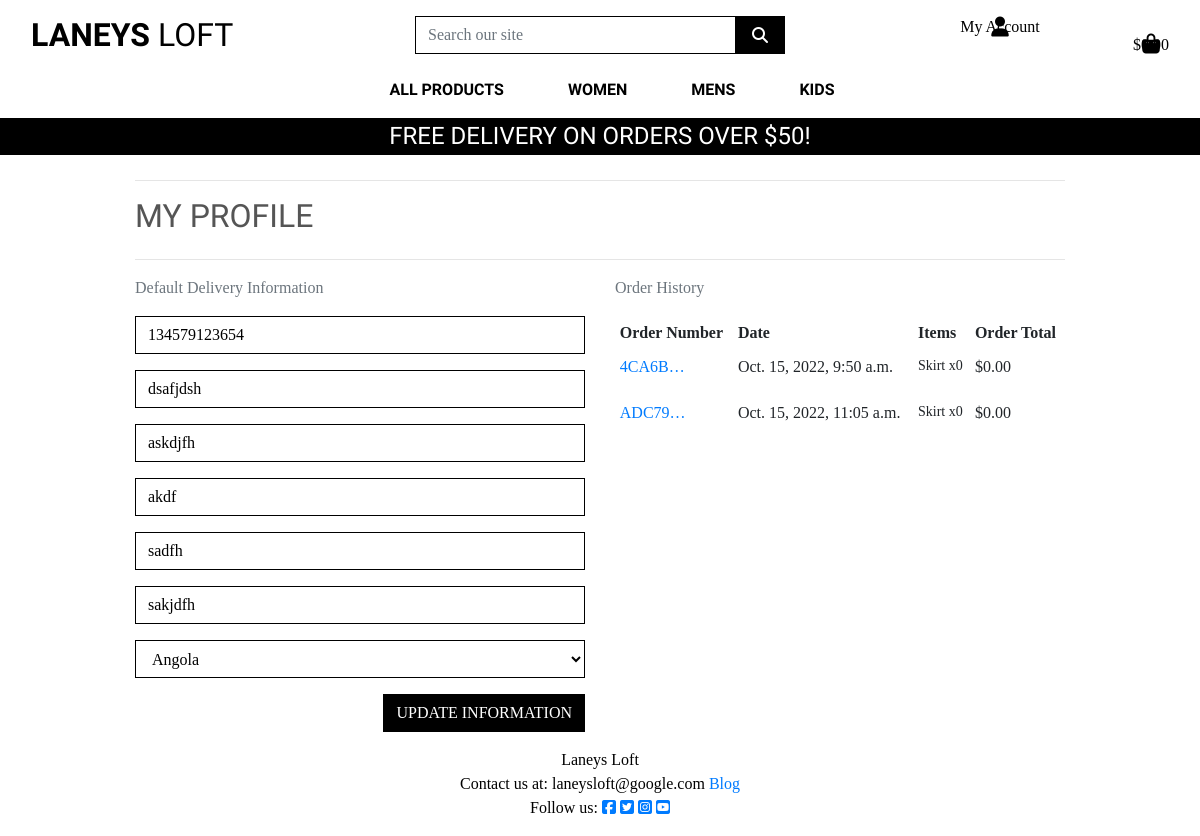
Before: /profiles/ (signed in) with the older database file.
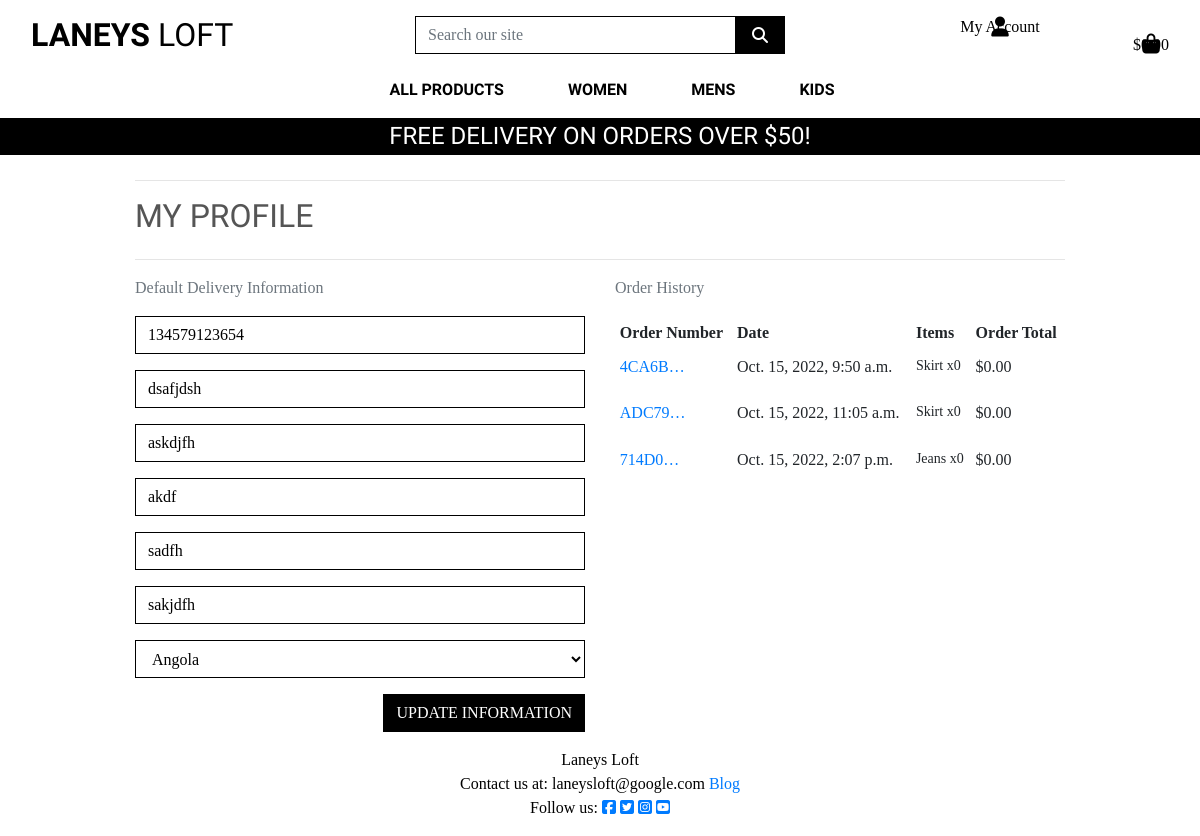
After: the same page with the newer database file.
### profiles/models.py (models this page shows, shortened)
class UserProfile(models.Model):
    user = models.OneToOneField(User, on_delete=models.CASCADE)
    default_phone_number = models.CharField(max_length=20, null=True, blank=True)
    default_street_address1 = models.CharField(max_length=80, null=True, blank=True)
    default_street_address2 = models.CharField(max_length=80, null=True, blank=True)
    default_town_or_city = models.CharField(max_length=40, null=True, blank=True)
    default_county = models.CharField(max_length=80, null=True, blank=True)
    default_postcode = models.CharField(max_length=20, null=True, blank=True)
    default_country =   CountryField(blank_label='Country', null=True, blank=True)

### checkout/models.py (models this page shows, shortened)
class Order(models.Model):
    order_number = models.CharField(max_length=32, null=False, editable=False)
    user_profile = models.ForeignKey(UserProfile, on_delete=models.SET_NULL,
                                     null=True, blank=True,
                                     related_name='orders')
    full_name = models.CharField(max_length=50, null=False, blank=False)
    email = models.EmailField(max_length=254, null=False, blank=False)
    phone_number = models.CharField(max_length=20, null=False, blank=False)
    country =   CountryField(blank_label='Country *', null=False, blank=False)
    postcode = models.CharField(max_length=20, null=True, blank=True)
    town_or_city = models.CharField(max_length=40, null=False, blank=False)
    street_address1 = models.CharField(max_length=80, null=False, blank=False)
    street_address2 = models.CharField(max_length=80, null=True, blank=True)
    county = models.CharField(max_length=80, null=True, blank=True)
    date = models.DateTimeField(auto_now_add=True)
    delivery_cost = models.DecimalField(max_digits=6, decimal_places=2, null=False, default=0)
    order_total = models.DecimalField(max_digits=10, decimal_places=2, null=False, default=0)
    grand_total = models.DecimalField(max_digits=10, decimal_places=2, null=False, default=0)

class OrderLineItem(models.Model):
    order = models.ForeignKey(Order, null=False, blank=False, on_delete=models.CASCADE, related_name='lineitems')
    item = models.ForeignKey(Item, null=False, blank=False, on_delete=models.CASCADE)
    quantity = models.IntegerField(null=False, blank=False, default=0)
    lineitem_total = models.DecimalField(max_digits=6, decimal_places=2, null=False, blank=False, editable=False)

### items/models.py (models this page shows, shortened)
class Item(models.Model):
    category = models.ForeignKey('Category', null=True, blank=True, on_delete=models.SET_NULL)
    sku = models.UUIDField(primary_key=True, default=uuid.uuid4, editable=False, max_length=2254)
    name = models.CharField(max_length=254)
    clothes_type = models.ForeignKey('ClothesType', null=True, blank=True, on_delete=models.SET_NULL)
    men_women_children = models.CharField(max_length=200, choices=MEN_WOMEN_CHILDREN, default='na')
    size = models.ForeignKey('Size', null=True, blank=True, on_delete=models.SET_NULL)
    kids_age = models.ForeignKey('KidsAge', null=True, blank=True, on_delete=models.SET_NULL)
    colour = models.ForeignKey('Colour', null=True, blank=True, on_delete=models.SET_NULL)
    brand_or_author = models.ForeignKey('BrandOrAuthor', null=True, blank=True, on_delete=models.SET_NULL)
    description = models.TextField()
    price = models.DecimalField(max_digits=6, decimal_places=2)
    quality = models.CharField(max_length=254)
    image_url = models.URLField(max_length=1024, null=True, blank=True)
    image = models.ImageField(null=True, blank=True)

### profiles/views.py (the view)
# urls.py: path('', views.profile, name='profile'),
def profile(request):
    profile = get_object_or_404(UserProfile, user=request.user)
    if request.method == 'POST':
        form = UserProfileForm(request.POST, instance=profile)
        if form.is_valid():
            form.save()
            messages.success(request, 'Profile updated successfully')
    form = UserProfileForm(instance=profile)
    orders = profile.orders.all()
    template = 'profiles/profile.html'
    context = {
        'form': form,
        'orders': orders,
        'on_profile_page': True
    }
    return render(request, template, context)

### profiles/templates/profiles/profile.html (shortened to what this page needs)
{% extends "base.html" %}
{% load static %}
{% block extra_css %}
    <link rel="stylesheet" href="{% static 'profiles/css/profile.css' %}">
{% endblock %}
{% block page_header %}
    <div class="container header-container">
    </div>
{% endblock %}
{% block content %}
    <div class="overlay"></div>
    <div class="container">
        <div class="row">
            <div class="col">
                <hr>
                <h2 class="logo-font mb-4">My Profile</h2>
                <hr>
            </div>
        </div>
        <div class="row">
            <div class="col-12 col-lg-6">
                <p class="text-muted">Default Delivery Information</p>
                <form class="mt-3" action="{% url 'profile' %}" method="POST" id="profile-update-form">
                    {{ form|crispy }}
                    <button class="btn btn-black rounded-0 text-uppercase float-right">Update Information</button>
                </form>
            </div>
            <div class="col-12 col-lg-6">
                <p class="text-muted">Order History</p>
                <div class="order-history table-responsive">
                    <table class="table table-sm table-borderless">
                        <thead>
                            <tr>
                                <th>Order Number</th>
                                <th>Date</th>
                                <th>Items</th>
                                <th>Order Total</th>
                            </tr>
                        </thead>
                        <tbody>
                            {% for order in orders %}
                                <tr>
                                    <td>
                                        <a href="{% url 'order_history' order.order_number %}"
                                        title="{{ order.order_number }}">
                                            {{ order.order_number|truncatechars:6 }}
                                        </a>
                                    </td>
                                    <td>{{ order.date }}</td>
                                    <td>
                                        <ul class="list-unstyled">
                                            {% for item in order.lineitems.all %}
                                                <li class="small">
                                                    {{ item.item.name }} x{{ item.quantity }}
                                                </li>
                                            {% endfor %}
                                        </ul>
                                    </td>
                                    <td>${{ order.grand_total }}</td>
                                </tr>
                            {% endfor %}
                        </tbody>
                    </table>
                </div>
            </div>
        </div>
{% endblock %}

### templates/base.html (shortened to what this page needs)
{% load static %}
<!doctype html>
<html lang="en">
    <head>
        {% block corecss%}
            <link rel="stylesheet" href="https://cdn.jsdelivr.net/npm/bootstrap@4.6.2/dist/css/bootstrap.min.css">
            <link rel="stylesheet" href="{% static 'css/base.css' %}">
            {% endblock %}
        {% block extra_css %}
        {% endblock %}
    </head>
    <body>
        <header class="container-fluid fixed-top">
            <div id="topnav" class="row bg-white pt-lg-2 d-none d-lg-flex">
                <div class="col-12 col-lg-4 py-1 py-lg-0 text-center text-lg-left">
                    <a href="{% url 'home' %}" class="nav-link main-logo-link">
                        <h2 class="logo-font text-black my-0"><strong>Laneys</strong> Loft</h2>
                    </a>
                </div>
                <div class="col-12 col-lg-4 my-auto py-1 py-lg-0">
                    <form method="GET" action="{% url 'items' %}">
                        <div class="input-group w-100">
                            <input class="form-control border border-black rounded-0" type="text" name="q" placeholder="Search our site">
                            <div class="input-group-append">
                                <button class="form-control btn btn-black border border-black rounded-0" type="submit">
                                    <span class="icon">
                                        <i class="fas fa-search"></i>
                                    </span>
                                </button>
                            </div>
                        </div>
                    </form>
                </div>
                <div class="col-12 col-lg-4 my-auto py-1 py-lg-0">
                    <ul class="list-inline list-unstyled text-center text-lg-right my-0">
                        <li class="list-in line-item dropdown">
                            <a class="text-black nav-link" href="#" id="user-options" data-toggle="dropdown" aria-haspopup="true" aria-expanded="false">
                                <div class="text-center">
                                    <div><i class="fas fa-user fa-lg"></i></div>
                                    <p class="my-0">My Account</p>
                                </div>
                            </a>
                        </li>
                        <li class="list-inline-item">
                            <a class="{% if grand_total %}text-info font-weight-bold{% else %}text-black{% endif %} nav-link" href="{% url 'view_bag' %}">
                                <div class="text-center">
                                    <div><i class="fas fa-shopping-bag fa-lg"></i></div>
                                    <p class="my-0">
                                        {% if grand_total %}
                                            ${{ grand_total|floatformat:2 }}
                                        {% else %}
                                            $0.00
                                        {% endif %}
                                    </p>
                                </div>
                            </a>
                        </li>
                    </ul>
                </div>
            </div>
            <div class="row bg-white">
                <nav class="navbar navbar-expand-lg navbar-light w-100">
                    {% include 'includes/main-nav.html' %}
                </nav>
            </div>
            <div id="delivery-banner" class="row text-center">
                <div class="col bg-black text-white">
                    <h4 class="logo-font my-1">Free delivery on orders over ${{ free_delivery_threshold }}!</h4>
                </div>
            </div>
        </header>
        {% block page_header %}
        {% endblock %}
        {% block content %}
        {% endblock %}
    <footer class="footer mt-auto py-3 dark-bg">
        <p class="m-0 text-center text-black">Laneys Loft</p>
        <p class="m-0 text-center text-black">Contact us at: laneysloft@google.com
            <a class="footer_links" href=" url 'blog_posts' " >Blog</a>
        </p>
        <p class="m-0 text-center text-black">Follow us:
            <a class="social-links" href="https://www.facebook.com" target="_blank" rel="noopener"
                aria-label="Please visit our Facebook Page (opens in a new tab)">
                <i class="fab fa-facebook-square ms-3"></i></a>
            <a class="social-links" href="https://twitter.com" target="_blank" rel="noopener"
                aria-label="Please visit our Twitter Page (opens in a new tab)">
                <i class="fab fa-twitter-square ms-3"></i></a>
            <a class="social-links" href="https://www.instagram.com/" target="_blank" rel="noopener"
                aria-label="Please visit our Instagram Page (opens in a new tab)">
                <i class="fab fa-instagram-square ms-3"></i></a>
            <a class="social-links" href="https://youtube.com/" target="_blank" rel="noopener"
                aria-label="Please visit our Youtube Page (opens in a new tab)">
                <i class="fab fa-youtube-square ms-3"></i></a>
        </p>
    </footer>
    </body>
</html>

### templates/includes/main-nav.html (shortened to what this page needs)
<div class="collapse navbar-collapse" id="main-nav">
    <ul class="navbar-nav w-auto mx-auto">
        <li class="nav-item dropdown">
            <a class="logo-font font-weight-bold nav-link text-black mr-5" href="#" id="all-products-link" data-toggle="dropdown" aria-haspopup="true" aria-expanded="false">
                All Products
            </a>
        </li>
        <li class="nav-item dropdown">
            <a class="logo-font font-weight-bold nav-link text-black mr-5" href="#" id="clothing-link" data-toggle="dropdown" aria-haspopup="true" aria-expanded="false">
                women
            </a>
        </li>
        <li class="nav-item dropdown">
            <a class="logo-font font-weight-bold nav-link text-black mr-5" href="#" id="homeware-link" data-toggle="dropdown" aria-haspopup="true" aria-expanded="false">
                Mens
            </a>
        </li>
        <li class="nav-item dropdown">
            <a class="logo-font font-weight-bold nav-link text-black" href="#" id="specials-link" data-toggle="dropdown" aria-haspopup="true" aria-expanded="false">
                Kids
            </a>
        </li>
    </ul>
</div>

Changed rows visible on the page:
added Order: order_number "714D0…", date "Oct. 15, 2022, 2:07 p.m.", grand_total "0.00"
added OrderLineItem: item.name "Jeans", quantity "0", shown under "714D0…"
